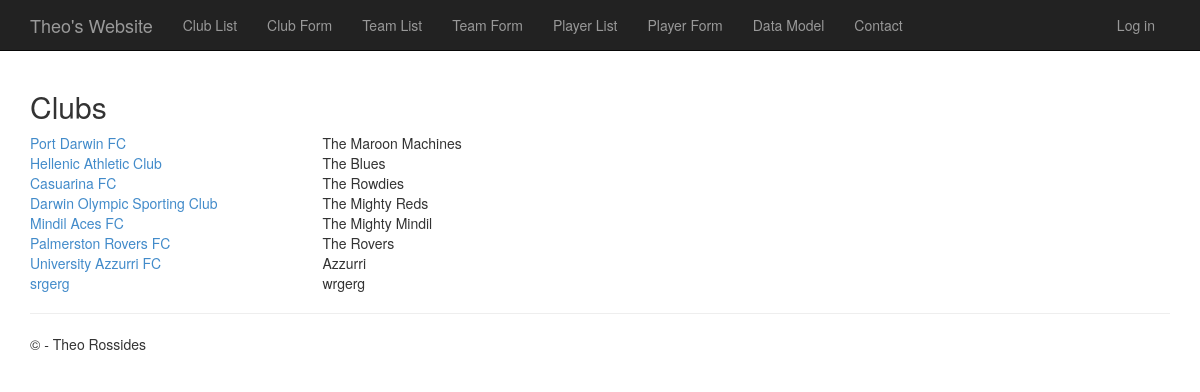
Page /clubs on the earlier database version.
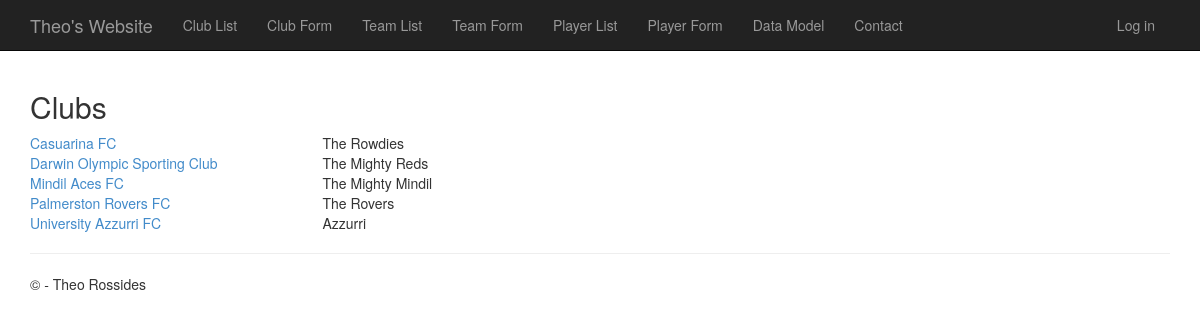
Same page on the later database version.
### app/models.py (models this page shows, shortened)
class Club(models.Model):
    name = models.CharField("club",max_length=50, help_text='Name of the Club.')
    year_formed = models.PositiveIntegerField(help_text='The year the Club was formed.')
    president_name = models.CharField(max_length=25, help_text='The president name of the Club.')
    email = models.EmailField(help_text='The contact email address for the Club.')
    phone_number = models.CharField(max_length=12, help_text='The phone number to contact the Club.')
    club_nickname = models.CharField(max_length=20, help_text='The Nickname of the Club.')

### app/views.py (the view)
# urls.py: url(r'^clubs$', app.views.clubs, name='clubs'),
def clubs(request):
    clubs = Club.objects.all();
    return render_to_response('app/clubs.html', { 'clubs': clubs });

### app/templates/app/clubs.html
﻿{% extends "app/layout.html" %}
{% block content %}
    <h2>Clubs</h2>
    {% for club in clubs %}
        <div class="row">
            <div class="col-md-3">
                <a href="{% url 'clubdetails' club.id %}">
                    {{ club.name }}
                </a>
            </div>
            <div class="col-md-3">
                {{ club.club_nickname }}
            </div>
        </div>
    {% endfor %}
{% endblock %}

### app/templates/app/layout.html (shortened to what this page needs)
﻿<!DOCTYPE html>
<html>
<head>
    {% load staticfiles %}
    <link rel="stylesheet" type="text/css" href="{% static 'app/content/bootstrap.min.css' %}" />
    <link rel="stylesheet" type="text/css" href="{% static 'app/content/site.css' %}" />
</head>
<body>
    <div class="navbar navbar-inverse navbar-fixed-top">
        <div class="container">
            <div class="navbar-header">
                <a href="/" class="navbar-brand">Theo's Website</a>
            </div>
            <div class="navbar-collapse collapse">
                <ul class="nav navbar-nav">
                    <li><a href="{% url 'clubs' %}">Club List</a></li>
                    <li><a href="{% url 'clubcreate' %}">Club Form</a></li>
                    <li><a href="{% url 'teams' %}">Team List</a></li>
                    <li><a href="{% url 'teamcreate' %}">Team Form</a></li>
                    <li><a href="{% url 'players' %}">Player List</a></li>
                    <li><a href="{% url 'playercreate' %}">Player Form</a></li>
                    <li><a href="{% url 'about' %}">Data Model</a></li>
                    <li><a href="{% url 'contact' %}">Contact</a></li>
                </ul>
                {% include 'app/loginpartial.html' %}
            </div>
        </div>
    </div>
    <div class="container body-content">
{% block content %}{% endblock %}
        <hr/>
        <footer>
            <p>&copy; {{ year }} - Theo Rossides</p>
        </footer>
    </div>
</body>
</html>

### app/templates/app/loginpartial.html
{% if user.is_authenticated %}
<form id="logoutForm" action="/logout" method="post" class="navbar-right">
    {% csrf_token %}
    <ul class="nav navbar-nav navbar-right">
        <li><span class="navbar-brand">Hello {{ user.username }}!</span></li>
        <li><a href="javascript:document.getElementById('logoutForm').submit()">Log off</a></li>
    </ul>
</form>
{% else %}
<ul class="nav navbar-nav navbar-right">
    <li><a href="{% url 'login' %}">Log in</a></li>
</ul>
{% endif %}

### app/static/app/content/site.css (style rules this page uses)
body { padding-top: 50px; padding-bottom: 20px; }
.body-content { padding-left: 15px; padding-right: 15px; }

Differences in the rows shown:
removed Club: name "Port Darwin FC", club_nickname "The Maroon Machines"
removed Club: name "Hellenic Athletic Club", club_nickname "The Blues"
removed Club: name "srgerg", club_nickname "wrgerg"
